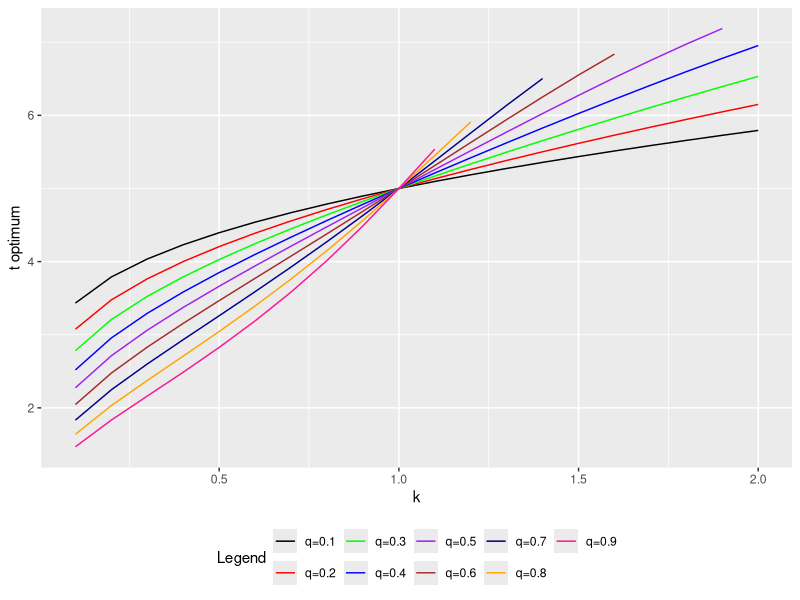
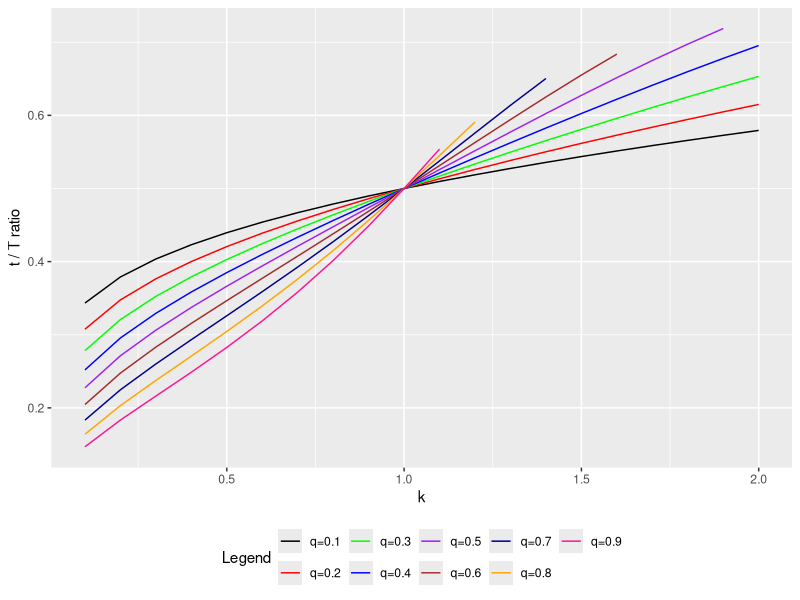

Recreate these plots in R, in order.
#########################################
## Find the optimum t in c(0, T) for   ## 
## 	h(t;q,k) = (kq)^t + q^{T-t}-k^tq^T ## 
#########################################

#install.packages("ggplot2")
library(ggplot2)

ht <- function(t,q,k,Tx) (k*q)^t*log(k*q) - q^(Tx-t)*log(q)-k^t*q^Tx*log(k)
htprime <- function(t,q,k,Tx) {(k*q)^t*log(k*q)^2 + (q^(Tx-t))*log(q)^2 -(k^t)*(q^Tx)*log(k)^2 }


NR.cap <- function(f, fprime, a, b, tol = 1e-8, n = 10000,...) {
  
  x0 <- a # Set start value to supplied lower bound
  d <- n # Initialize for iteration results
  
  # Check the upper and lower bounds to see if approximations result in 0
  fa <- f(a,...)
  if (fa == 0.0) {
    return(a)
  }
  
  fb <- f(b,...)
  if (fb == 0.0) {
    return(b)
  }
  
  for (i in 1:n) {
    x1 <- x0 - (f(x0,...) / fprime(x0,...)) # Calculate next value x1
    d[i] <- x1 # Store x1
    # Once the difference between x0 and x1 becomes sufficiently small, output the results.
    if (abs(x1 - x0) < tol) {
      t.opt <- tail(d, n=1)
      #result <- list('t.optimum' = t.opt, 'iterations' = d)
      return(t.opt)
    }
    
    x0 <- x1
  }
  # If Newton-Raphson has not yet reached convergence set x1 as x0 and continue 
  print('Too many iterations in method')
}


numq=seq(0.1, 0.9, by = 0.1) 
numk=seq(0.1, 2.0, by = 0.1)
TT=10
xx <- matrix(nrow = length(numk),ncol=length(numq))
for(i in 1:length(numk)){
  for(j in 1:length(numq)){
    kk<-numk[i]
    qq <- numq[j]
    if(kk*qq>0 & kk*qq <1){
      topt <- NR.cap(ht,htprime,a=TT/2,b=TT,q=qq,k=kk,Tx=TT)
      xx[i,j] <- topt}
  }}

##################
##Plot t optimum##
##################

TT <- 10
yt <- data.frame(k=numk,xx)
names(yt)<-c("k",paste0("q",numq))
print(yt)

colors <- c("q=0.1"="black", "q=0.2"="red", "q=0.3"="green", 
            "q=0.4"="blue", "q=0.5"="purple", "q=0.6"="brown",
            "q=0.7"="blue4", "q=0.8"="orange", "q=0.9"="deeppink")

opt.yt_plot <- ggplot(yt, aes(k)) +  
  geom_line(aes(y=q0.1, color = "q=0.1"),size = 0.5) +
  geom_line(aes(y=q0.2, color = "q=0.2"),size = 0.5) +
  geom_line(aes(y=q0.3, color = "q=0.3"),size = 0.5) +
  geom_line(aes(y=q0.4, color = "q=0.4"),size = 0.5) +
  geom_line(aes(y=q0.5, color = "q=0.5"),size = 0.5) +
  geom_line(aes(y=q0.6, color = "q=0.6"),size = 0.5) +
  geom_line(aes(y=q0.7, color = "q=0.7"),size = 0.5)  +
  geom_line(aes(y=q0.8, color = "q=0.8"),size = 0.5) +
  geom_line(aes(y=q0.9, color = "q=0.9"),size = 0.5) +
  labs(x="k", y="t optimum", color ="Legend") +
  scale_color_manual(values = colors) +
  theme(legend.position="bottom")

opt.yt_plot


##################
##Plot ratio t/T##
##################

TT <- 10
rt <- data.frame(k=numk,xx/TT)
names(rt)<-c("k",paste0("q",numq))
print(rt)

colors <- c("q=0.1"="black", "q=0.2"="red", "q=0.3"="green", 
            "q=0.4"="blue", "q=0.5"="purple", "q=0.6"="brown",
            "q=0.7"="blue4", "q=0.8"="orange", "q=0.9"="deeppink")

opt.rt_plot <- ggplot(rt, aes(k)) +  
  geom_line(aes(y=q0.1, color = "q=0.1"),size = 0.5) +
  geom_line(aes(y=q0.2, color = "q=0.2"),size = 0.5) +
  geom_line(aes(y=q0.3, color = "q=0.3"),size = 0.5) +
  geom_line(aes(y=q0.4, color = "q=0.4"),size = 0.5) +
  geom_line(aes(y=q0.5, color = "q=0.5"),size = 0.5) +
  geom_line(aes(y=q0.6, color = "q=0.6"),size = 0.5) +
  geom_line(aes(y=q0.7, color = "q=0.7"),size = 0.5)  +
  geom_line(aes(y=q0.8, color = "q=0.8"),size = 0.5) +
  geom_line(aes(y=q0.9, color = "q=0.9"),size = 0.5) +
  labs(x="k", y="t / T ratio", color ="Legend") +
  scale_color_manual(values = colors) +
  theme(legend.position="bottom")

opt.rt_plot
